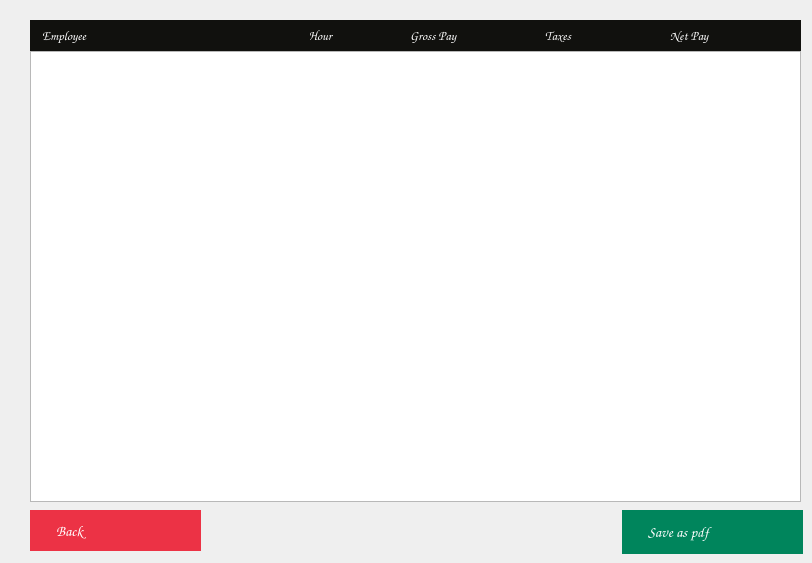
    <widget class="QWidget" name="page_info_payment">
     <property name="styleSheet">
      <string notr="true">#page_info_payment
{
	background:#2D2D2D;
}
</string>
     </property>
     <widget class="QLabel" name="label_40">
      <property name="geometry">
       <rect>
        <x>670</x>
        <y>20</y>
        <width>131</width>
        <height>31</height>
       </rect>
      </property>
      <property name="font">
       <font>
        <family>Comic Sans MS</family>
        <pointsize>10</pointsize>
        <bold>false</bold>
       </font>
      </property>
      <property name="styleSheet">
       <string notr="true">#label_40
{
	color:white;
	background:#11110E;
}</string>
      </property>
      <property name="text">
       <string>&lt;html&gt;&lt;head/&gt;&lt;body&gt;&lt;p&gt;      Net Pay&lt;/p&gt;&lt;/body&gt;&lt;/html&gt;</string>
      </property>
     </widget>
     <widget class="QLabel" name="label_42">
      <property name="geometry">
       <rect>
        <x>301</x>
        <y>20</y>
        <width>110</width>
        <height>31</height>
       </rect>
      </property>
      <property name="font">
       <font>
        <family>Comic Sans MS</family>
        <pointsize>10</pointsize>
        <bold>false</bold>
       </font>
      </property>
      <property name="styleSheet">
       <string notr="true">#label_42
{
	color:white;
	background:#11110E;
	padding-left:5px;
}</string>
      </property>
      <property name="text">
       <string>&lt;html&gt;&lt;head/&gt;&lt;body&gt;&lt;p&gt;Hour&lt;/p&gt;&lt;/body&gt;&lt;/html&gt;</string>
      </property>
     </widget>
     <widget class="QTableWidget" name="tableWidget_payment_detail">
      <property name="geometry">
       <rect>
        <x>30</x>
        <y>51</y>
        <width>771</width>
        <height>451</height>
       </rect>
      </property>
      <property name="font">
       <font>
        <family>Comic Sans MS</family>
       </font>
      </property>
     </widget>
     <widget class="QLabel" name="label_11">
      <property name="geometry">
       <rect>
        <x>30</x>
        <y>20</y>
        <width>280</width>
        <height>31</height>
       </rect>
      </property>
      <property name="font">
       <font>
        <family>Comic Sans MS</family>
        <pointsize>10</pointsize>
        <bold>false</bold>
       </font>
      </property>
      <property name="styleSheet">
       <string notr="true">#label_11
{
	color:white;
	background:#11110E;
padding-left:10px;
}</string>
      </property>
      <property name="text">
       <string>&lt;html&gt;&lt;head/&gt;&lt;body&gt;&lt;p&gt;Employee&lt;/p&gt;&lt;/body&gt;&lt;/html&gt;</string>
      </property>
     </widget>
     <widget class="QLabel" name="label_44">
      <property name="geometry">
       <rect>
        <x>540</x>
        <y>20</y>
        <width>131</width>
        <height>31</height>
       </rect>
      </property>
      <property name="font">
       <font>
        <family>Comic Sans MS</family>
        <pointsize>10</pointsize>
        <bold>false</bold>
       </font>
      </property>
      <property name="styleSheet">
       <string notr="true">#label_44
{
	color:white;
	background:#11110E;
	padding-left:3px;
}</string>
      </property>
      <property name="text">
       <string>&lt;html&gt;&lt;head/&gt;&lt;body&gt;&lt;p&gt;Taxes&lt;/p&gt;&lt;/body&gt;&lt;/html&gt;</string>
      </property>
     </widget>
     <widget class="QPushButton" name="biutton_save_pdf">
      <property name="geometry">
       <rect>
        <x>622</x>
        <y>510</y>
        <width>181</width>
        <height>44</height>
       </rect>
      </property>
      <property name="font">
       <font>
        <family>Comic Sans MS</family>
        <pointsize>11</pointsize>
       </font>
      </property>
      <property name="styleSheet">
       <string notr="true">#biutton_save_pdf
{
	text-align:left;
	padding-left:26px;
	border:none;	
	color:white;	
	background:#00855C;
	border:15px;
	color:white;
}
#biutton_save_pdf:hover
{
	text-align:left;
	padding-left:26px;	
	border:none;	
	color:white;	
	background:#333333;
}</string>
      </property>
      <property name="text">
       <string>Save as pdf</string>
      </property>
      <property name="icon">
       <iconset resource="resources.qrc">
        <normaloff>:/Images/baseline_picture_as_pdf_white_48dp.png</normaloff>:/Images/baseline_picture_as_pdf_white_48dp.png</iconset>
      </property>
      <property name="iconSize">
       <size>
        <width>32</width>
        <height>32</height>
       </size>
      </property>
      <property name="autoRepeatDelay">
       <number>200</number>
      </property>
      <property name="autoRepeatInterval">
       <number>100</number>
      </property>
      <property name="flat">
       <bool>false</bool>
      </property>
     </widget>
     <widget class="QPushButton" name="biutton_back_period">
      <property name="geometry">
       <rect>
        <x>30</x>
        <y>510</y>
        <width>171</width>
        <height>41</height>
       </rect>
      </property>
      <property name="font">
       <font>
        <family>Comic Sans MS</family>
        <pointsize>11</pointsize>
       </font>
      </property>
      <property name="styleSheet">
       <string notr="true">#biutton_back_period
{
	text-align:left;
	padding-left:26px;
	border:none;	
	color:white;	
	background:#EC3245;
}
#biutton_back_period:hover
{
	text-align:left;
	padding-left:26px;	
	border:none;	
	color:white;	
	background:#333333;
}</string>
      </property>
      <property name="text">
       <string>Back</string>
      </property>
      <property name="icon">
       <iconset resource="resources.qrc">
        <normaloff>:/Images/baseline_arrow_back_ios_new_white_48dp.png</normaloff>:/Images/baseline_arrow_back_ios_new_white_48dp.png</iconset>
      </property>
      <property name="iconSize">
       <size>
        <width>32</width>
        <height>32</height>
       </size>
      </property>
     </widget>
     <widget class="QLabel" name="label_41">
      <property name="geometry">
       <rect>
        <x>410</x>
        <y>20</y>
        <width>131</width>
        <height>31</height>
       </rect>
      </property>
      <property name="font">
       <font>
        <family>Comic Sans MS</family>
        <pointsize>10</pointsize>
        <bold>false</bold>
       </font>
      </property>
      <property name="styleSheet">
       <string notr="true">#label_41
{
	color:white;
	background:#11110E;
}</string>
      </property>
      <property name="text">
       <string>&lt;html&gt;&lt;head/&gt;&lt;body&gt;&lt;p&gt;Gross Pay&lt;/p&gt;&lt;/body&gt;&lt;/html&gt;</string>
      </property>
     </widget>
     <zorder>label_42</zorder>
     <zorder>tableWidget_payment_detail</zorder>
     <zorder>label_11</zorder>
     <zorder>label_44</zorder>
     <zorder>label_40</zorder>
     <zorder>biutton_save_pdf</zorder>
     <zorder>biutton_back_period</zorder>
     <zorder>label_41</zorder>
    </widget>
